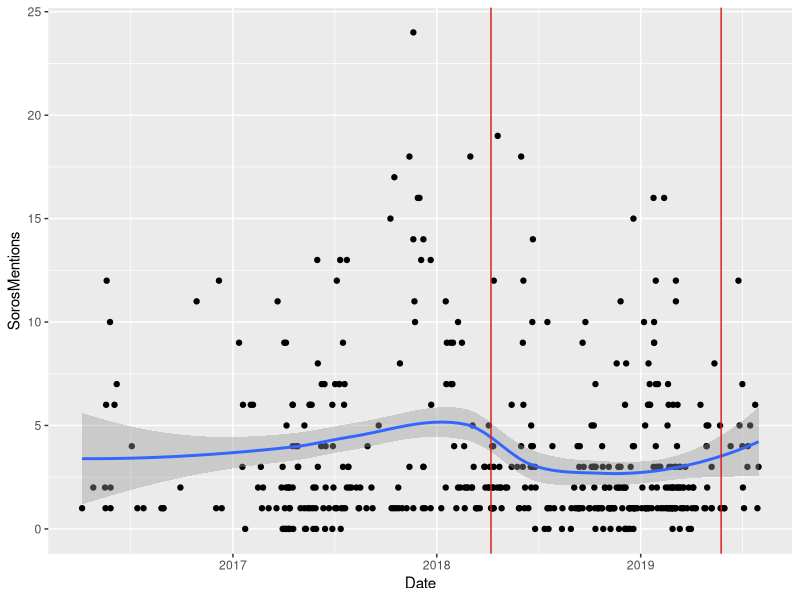
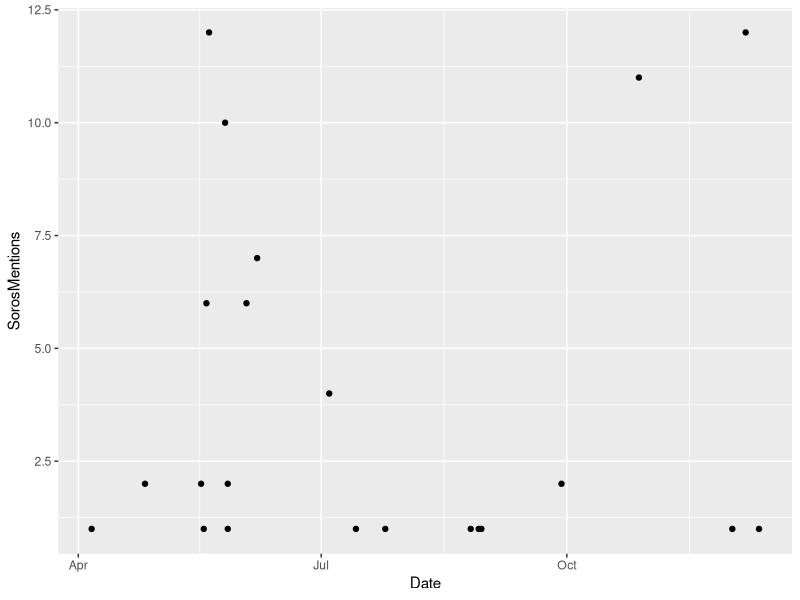
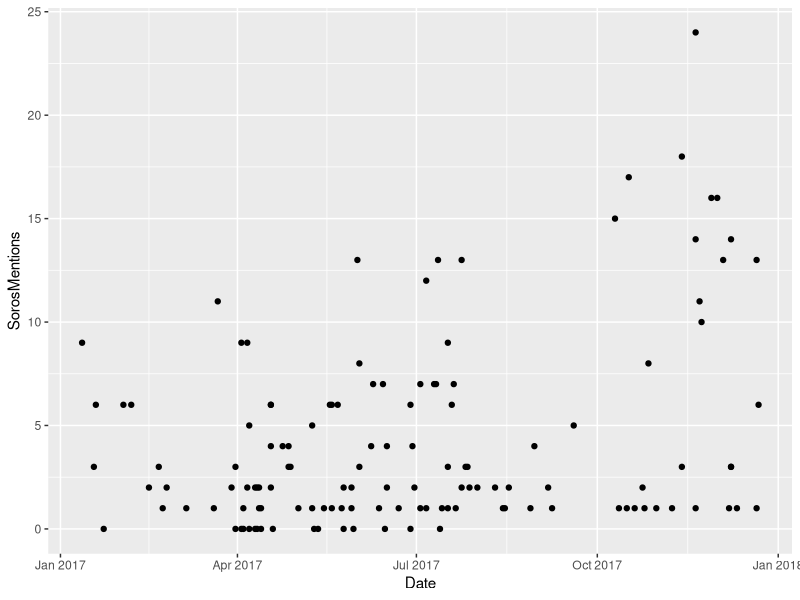
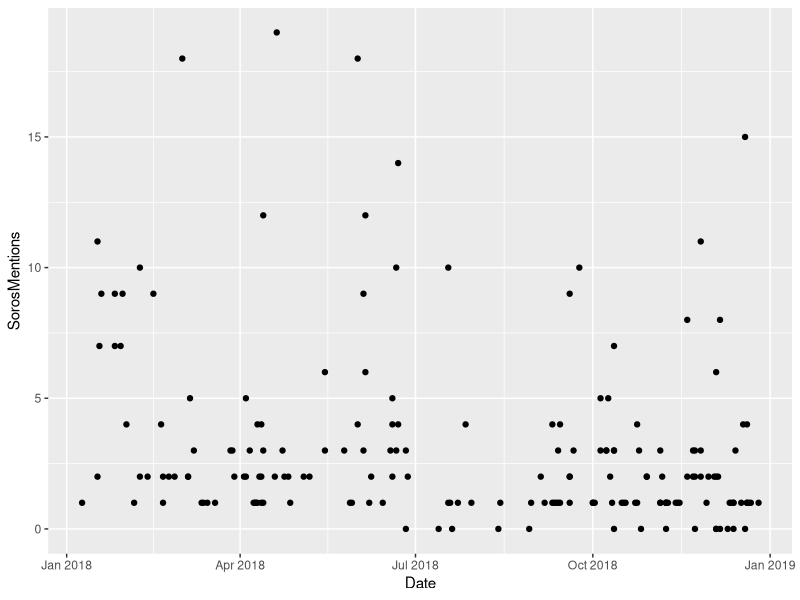
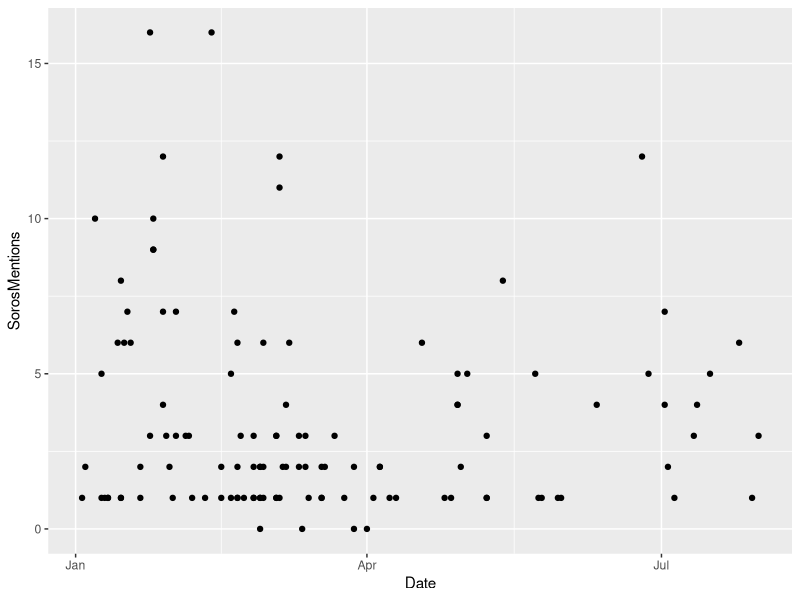
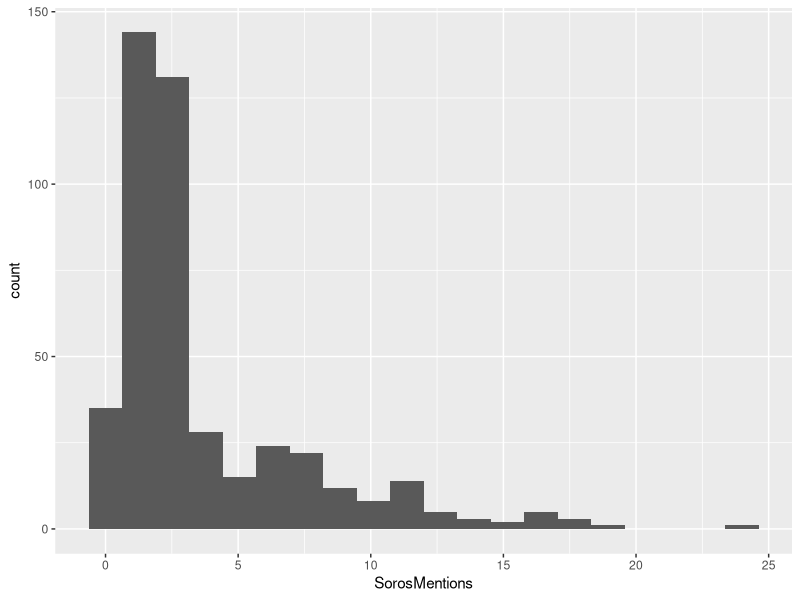
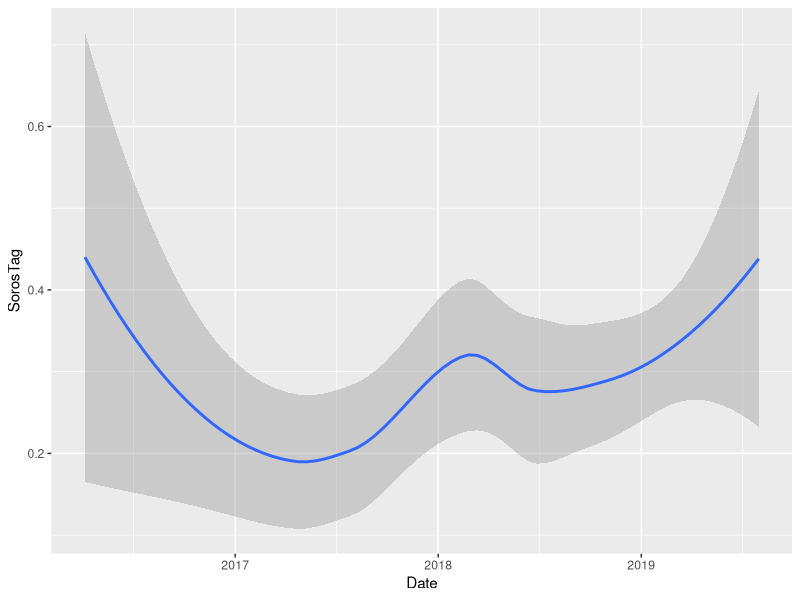
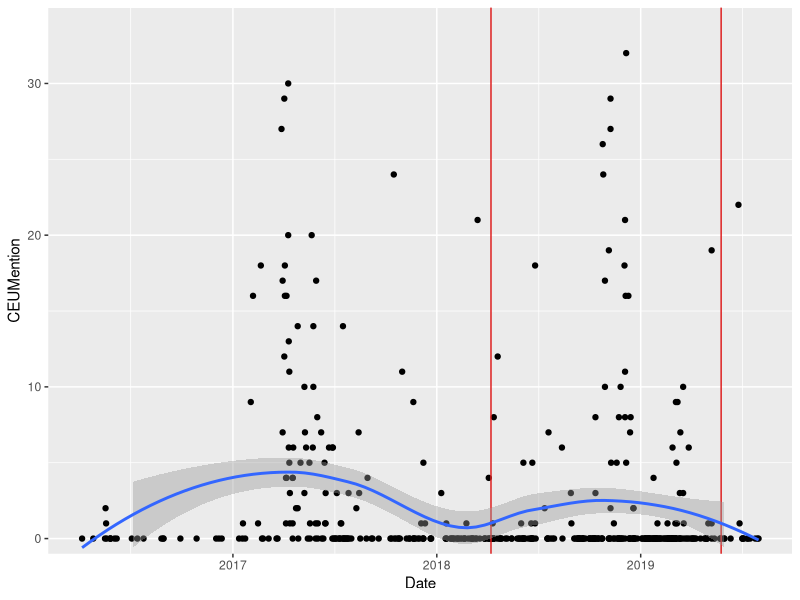

Reproduce these figures in R, in order.
## ---- chunk 1
knitr::opts_chunk$set(echo = FALSE)
library(lubridate)
library(readxl)
library(scales)
library(tidyverse)
## ---- chunk 2
google <- read_xlsx("google.xlsx")
## ---- chunk 3
graph1 <- google %>% ggplot(aes(x = Month)) +
  geom_line(aes(y = sorosWW, color = "'Soros' Worldwide")) +
  geom_line(aes(y = sorosCyrWW, color = "Soros (Cyr.) Worldwide")) +
  geom_line(aes(y = sorosHU, color = "'Soros' Hungary")) +
  geom_line(aes(y = sorosUS, color = "'Soros' US")) +
  labs(title = "Google Trends for 'Soros' Search Terms Over Time",
       caption = "Scale of 1-100 on Y axis determined by Google; numbers relative to each other over time.",
       y = "Relative Search Frequency",
       x = "Time",
       color = "Search Term")
## ---- chunk 4
pdf("graph1.pdf", width = 10, height = 4)
graph1
dev.off()
## ---- chunk 5
stats <- read_xlsx("stats.xlsx") %>%
  mutate(gdpPerCap = GDP/Population)
## ---- chunk 6
graph2 <- stats %>% ggplot(aes(x = Year, y = GDP)) +
  geom_line() +
  labs(title = "GDP Over Time",
       subtitle = "2008 marks beginning of uncertain economy for Hungary",
       y = "GDP in USD") +
  scale_x_continuous(breaks = c(1991, 1992, 1993, 1994, 1995, 1996, 1997, 1998, 1999, 2000, 2001, 2002, 2003, 2004, 2005, 2006, 2007, 2008, 2009, 2010, 2011, 2012, 2013, 2014, 2015, 2016, 2017, 2018)) +
  theme(axis.text.x = element_text(angle = 45, hjust = 1))
## ---- chunk 7
pdf("graph2.pdf", width = 7, height = 5)
graph2
dev.off()
## ---- chunk 8
graph3 <- stats %>% ggplot(aes(x = Year, y = Population)) +
  geom_line() +
  scale_y_continuous(labels = comma) +
  scale_x_continuous(breaks = c(1991, 1992, 1993, 1994, 1995, 1996, 1997, 1998, 1999, 2000, 2001, 2002, 2003, 2004, 2005, 2006, 2007, 2008, 2009, 2010, 2011, 2012, 2013, 2014, 2015, 2016, 2017, 2018)) +
  theme(axis.text.x = element_text(angle = 45, hjust = 1)) +
  labs(title = "Population Over Time",
        subtitle = "Declining population a demographic crisis; likely a moderate contributor to social panic")
## ---- chunk 9
pdf("graph3.pdf", width = 7, height = 5)
graph3
dev.off()
## ---- chunk 10
graph4 <- stats %>% ggplot(aes(x = Year, y = Population)) +
  geom_line() +
  scale_y_continuous(labels = comma) +
  scale_x_continuous(breaks = c(1991, 1992, 1993, 1994, 1995, 1996, 1997, 1998, 1999, 2000, 2001, 2002, 2003, 2004, 2005, 2006, 2007, 2008, 2009, 2010, 2011, 2012, 2013, 2014, 2015, 2016, 2017, 2018)) +
  theme(axis.text.x = element_text(angle = 45, hjust = 1)) +
  labs(title = "Population Over Time",
        subtitle = "Declining population a demographic crisis; likely a moderate contributor to social panic", caption = "Y axis origin forced to 0.") +
  expand_limits(y = 0)
## ---- chunk 11
pdf("graph4.pdf", width = 7, height = 5)
graph4
dev.off()
## ---- chunk 12
graph5 <- stats %>% ggplot(aes(x = Year, y = gdpPerCap)) +
  geom_line() +
  labs(title = "GDP Per Capita Over Time",
       subtitle = "Decline in population does not strongly affect GDP trend.",
       y = "GDP Per Capita in USD") +
  scale_y_continuous(labels = comma) +
  scale_x_continuous(breaks = c(1991, 1992, 1993, 1994, 1995, 1996, 1997, 1998, 1999, 2000, 2001, 2002, 2003, 2004, 2005, 2006, 2007, 2008, 2009, 2010, 2011, 2012, 2013, 2014, 2015, 2016, 2017, 2018)) +
  theme(axis.text.x = element_text(angle = 45, hjust = 1))
## ---- chunk 13
pdf("graph5.pdf", width = 7, height = 5)
graph5
dev.off()
## ---- chunk 14
google2 <- read_xlsx("google2.xlsx")
## ---- chunk 15
# graph6 <- google2 %>% ggplot(aes(x = Month)) +
#   geom_line(aes(y = OSFww, color = "'Open Society Foundations' Worldwide")) +
#   geom_line(aes(y = OSFus, color = "'Open Society Foundations' US")) +
#   geom_line(aes(y = OSFruWW, color = "Open Society Foundations (Russian) Russia")) +
#   geom_line(aes(y = OSUhuENG, color = "'Open Society Foundations' Hungary")) +
#   labs(title = "Google Trends for 'Soros' Search Terms Over Time",
#        caption = "Scale of 1-100 on Y axis determined by Google; numbers relative to each other over time. All search terms in English unless denoted otherwise.",
#        y = "Relative Search Frequency",
#        x = "Time",
#        color = "Search Term")

# This is commented out because I'm not using this graph; it's really messy. But in case you want it, here it is.
## ---- chunk 16
graph7 <- google2 %>% ggplot(aes(x = Month)) +
  geom_line(aes(y = OSFww)) +
  labs(title = "Google Trends for 'Open Society Foundations' Search Term: Worldwide",
       caption = "Scale of 1-100 on Y axis determined by Google; numbers relative to each other over time.
       Search term was 'Open Society Foundations' in English and worldwide.",
       y = "Relative Search Frequency",
       x = "Time")
## ---- chunk 17
pdf("graph7.pdf", width = 10, height = 4)
graph7
dev.off()
## ---- chunk 18
graph8 <- google2 %>% ggplot(aes(x = Month)) +
  geom_line(aes(y = OSFus)) +
  labs(title = "Google Trends for 'Open Society Foundations' Search Term: US",
       caption = "Scale of 1-100 on Y axis determined by Google; numbers relative to each other over time.
       Search term was 'Open Society Foundations' in English and in the US.",
       y = "Relative Search Frequency",
       x = "Time")
## ---- chunk 19
pdf("graph8.pdf", width = 10, height = 4)
graph8
dev.off()
## ---- chunk 20
# I'm pretty sure graphs 9 and 10 are the same, but I didn't delete on because I'm not entirely sure.

graph9 <- google2 %>% ggplot(aes(x = Month)) +
  geom_line(aes(y = OSFruWW)) +
  labs(title = "Google Trends for Open Society Foundations (Russian) Search Term: Worldwide",
       caption = "Scale of 1-100 on Y axis determined by Google; numbers relative to each other over time.
       Search term was 'Open Society Foundations' in Russian and worldwide.",
       y = "Relative Search Frequency",
       x = "Time")
## ---- chunk 21
pdf("graph9.pdf", width = 10, height = 4)
graph9
dev.off()
## ---- chunk 22
graph10 <- google2 %>% ggplot(aes(x = Month)) +
  geom_line(aes(y = OSFruWW)) +
  labs(title = "Google Trends for Open Society Foundations (Russian) Search Term: Worldwide",
       caption = "Scale of 1-100 on Y axis determined by Google; numbers relative to each other over time.
       Search term was 'Open Society Foundations' in Russian and worldwide.",
       y = "Relative Search Frequency",
       x = "Time")
## ---- chunk 23
pdf("graph10.pdf", width = 10, height = 4)
graph10
dev.off()
## ---- chunk 24
graph11 <- google2 %>% ggplot(aes(x = Month)) +
  geom_line(aes(y = OSUhuENG)) +
  labs(title = "Google Trends for 'Open Society Foundations' Search Term: Hungary",
       caption = "Scale of 1-100 on Y axis determined by Google; numbers relative to each other over time.
       Search term was 'Open Society Foundations' in English and in Hungary.",
       y = "Relative Search Frequency",
       x = "Time")
## ---- chunk 25
pdf("graph11.pdf", width = 10, height = 4)
graph11
dev.off()
## ---- chunk 26
google3 <- read_xlsx("google3.xlsx")
## ---- chunk 27
graph12 <- google3 %>% ggplot(aes(x = Month)) +
  geom_line(aes(y = CEUruWW)) +
  labs(title = "Google Trends for Central European University (Russian) Search Term: Worldwide",
       caption = "Scale of 1-100 on Y axis determined by Google; numbers relative to each other over time.
       Search term was Central European University in Russian and worldwide.",
       y = "Relative Search Frequency",
       x = "Time")
## ---- chunk 28
pdf("graph12.pdf", width = 10, height = 4)
graph12
dev.off()
## ---- chunk 29
graph13 <- google3 %>% ggplot(aes(x = Month)) +
  geom_line(aes(y = CEUruNDww)) +
  labs(title = "Google Trends for Central European University (Russian, No Dash) Search Term: Worldwide",
       caption = "Scale of 1-100 on Y axis determined by Google; numbers relative to each other over time.
       Search term was 'Central European University' in Russian and worldwide.
       The original Russian term contains a dash that was omitted for this version.",
       y = "Relative Search Frequency",
       x = "Time")
## ---- chunk 30
pdf("graph13.pdf", width = 10, height = 4)
graph13
dev.off()
## ---- chunk 31
graph14 <- google3 %>% ggplot(aes(x = Month)) +
  geom_line(aes(y = CEUhu)) +
  labs(title = "Google Trends for Central European University (Hungarian) Search Term: Hungary",
       caption = "Scale of 1-100 on Y axis determined by Google; numbers relative to each other over time.
       Search term was Central European University in Hungarian and in Hungary.",
       y = "Relative Search Frequency",
       x = "Time")
## ---- chunk 32
pdf("graph14.pdf", width = 10, height = 4)
graph14
dev.off()
## ---- chunk 33
graph15 <- google3 %>% ggplot(aes(x = Month)) +
  geom_line(aes(y = CEUhuNA)) +
  labs(title = "Google Trends for Central European University (Hungarian, No Diacritics) Search Term: Hungary",
       caption = "Scale of 1-100 on Y axis determined by Google; numbers relative to each other over time.
       Search term was Central European University in Hungarian and in Hungary.
       The original Hungarian term contains diacritics that were omitted for this version.",
       y = "Relative Search Frequency",
       x = "Time")
## ---- chunk 34
pdf("graph15.pdf", width = 10, height = 4)
graph15
dev.off()
## ---- chunk 35
graph16 <- google3 %>% ggplot(aes(x = Month)) +
  geom_line(aes(y = CEUhuENG)) +
  labs(title = "Google Trends for 'Central European University' Search Term: Hungary",
       caption = "Scale of 1-100 on Y axis determined by Google; numbers relative to each other over time.
       Search term was Central European University in English and in Hungary.",
       y = "Relative Search Frequency",
       x = "Time")
## ---- chunk 36
pdf("graph16.pdf", width = 10, height = 4)
graph16
dev.off()
## ---- chunk 37
graph17 <- google3 %>% ggplot(aes(x = Month)) +
  geom_line(aes(y = CEUus)) +
  labs(title = "Google Trends for 'Central European University' Search Term: US",
       caption = "Scale of 1-100 on Y axis determined by Google; numbers relative to each other over time.
       Search term was Central European University in English and in the US.",
       y = "Relative Search Frequency",
       x = "Time")
## ---- chunk 38
pdf("graph17.pdf", width = 10, height = 4)
graph17
dev.off()
## ---- chunk 39
graph18 <- google3 %>% ggplot(aes(x = Month)) +
  geom_line(aes(y = CEUww)) +
  labs(title = "Google Trends for 'Central European University' Search Term: Worldwide",
       caption = "Scale of 1-100 on Y axis determined by Google; numbers relative to each other over time.
       Search term was Central European University in English and Worldwide.",
       y = "Relative Search Frequency",
       x = "Time")
## ---- chunk 40
pdf("graph18.pdf", width = 10, height = 4)
graph18
dev.off()
## ---- chunk 41
# The following four graphs are Graph 1 parsed out to be four individual graphs. They also reflect updated data that contains May 2020 (and relative adjustments thereto.)
## ---- chunk 42
graph19 <- google %>% ggplot(aes(x = Month)) +
  geom_line(aes(y = sorosWW)) +
  labs(title = "Google Trends for 'Soros' Search Term: Worldwide",
       caption = "Scale of 1-100 on Y axis determined by Google; numbers relative to each other over time.
       Search term was Soros in Latin letters and worldwide.",
       y = "Relative Search Frequency",
       x = "Time")
## ---- chunk 43
pdf("graph19.pdf", width = 10, height = 4)
graph19
dev.off()
## ---- chunk 44
graph20 <- google %>% ggplot(aes(x = Month)) +
    geom_line(aes(y = sorosCyrWW)) +
  labs(title = "Google Trends for Soros (Cyr.) Search Term: Worldwide",
       caption = "Scale of 1-100 on Y axis determined by Google; numbers relative to each other over time.
       Search term was Soros in Cyrillic letters and worldwide.",
       y = "Relative Search Frequency",
       x = "Time")
## ---- chunk 45
pdf("graph20.pdf", width = 10, height = 4)
graph20
dev.off()
## ---- chunk 46
graph21 <- google %>% ggplot(aes(x = Month)) +
    geom_line(aes(y = sorosHU)) +
  labs(title = "Google Trends for 'Soros' Search Term: Hungary",
       caption = "Scale of 1-100 on Y axis determined by Google; numbers relative to each other over time.
       Search term was Soros in Latin letters and in Hungary.",
       y = "Relative Search Frequency",
       x = "Time")
## ---- chunk 47
pdf("graph21.pdf", width = 10, height = 4)
graph21
dev.off()
## ---- chunk 48
graph22 <- google %>% ggplot(aes(x = Month)) +
      geom_line(aes(y = sorosUS)) +
  labs(title = "Google Trends for 'Soros' Search Term: US",
       caption = "Scale of 1-100 on Y axis determined by Google; numbers relative to each other over time.
       Search term was Soros in Latin letters and in the US.",
       y = "Relative Search Frequency",
       x = "Time")
## ---- chunk 49
pdf("graph22.pdf", width = 10, height = 4)
graph22
dev.off()
## ---- chunk 50
# Loading in data from Hungary Today. This is the R friendly version, so it should have no quotation marks or diacritics in the character cells.

htdirty <- read_xlsx("HTRfri.xlsx")

# The tics were coming from spaces in the column names. I also unfroze the top row and unbolded the font. I deleted the URL column as well. It still exists in the Google Sheets version of this dataset online.
## ---- chunk 51
ht <- htdirty %>%
  mutate(Date = as_date(Date))

# for whatever reason, after messing around with the data some, it decided to randomly cast the Date columns as posixct. I converted it to Dates class here.

graph23 <- ht %>%
  ggplot(aes(x = Date, y = SorosMentions)) +
  geom_point() +
  geom_smooth(method = "loess") +
  geom_vline(colour="#DD1C1C", xintercept=as.numeric(ht$Date[c(189, 438)]))

graph23
## ---- chunk 52
htmini <- ht %>%
  mutate(Year = year(Date)) %>%
  filter(Year == 2016)

graph24 <- htmini %>%
  ggplot(aes(x = Date)) +
  geom_point(aes(y = SorosMentions))

graph24
## ---- chunk 53
htmini2 <- ht %>%
  mutate(Year = year(Date)) %>%
  filter(Year == 2017)

graph25 <- htmini2 %>%
  ggplot(aes(x = Date)) +
  geom_point(aes(y = SorosMentions))

graph25
## ---- chunk 54
htmini3 <- ht %>%
  mutate(Year = year(Date)) %>%
  filter(Year == 2018)

graph26 <- htmini3 %>%
  ggplot(aes(x = Date)) +
  geom_point(aes(y = SorosMentions))

graph26
## ---- chunk 55
htmini4 <- ht %>%
  mutate(Year = year(Date)) %>%
  filter(Year == 2019)

graph27 <- htmini4 %>%
  ggplot(aes(x = Date)) +
  geom_point(aes(y = SorosMentions))

graph27
## ---- chunk 56
# Dist of SorosMentions

graph28 <- ht %>%
  ggplot(aes(x = SorosMentions)) +
  geom_histogram(bins = 20)

graph28
## ---- chunk 57
graph29 <- ht %>%
  ggplot(aes(x = Date, y = SorosTag)) +
  geom_smooth(method = "loess")

graph29
## ---- chunk 58
graph30 <- ht %>%
  ggplot(aes(x = Date, y = CEUMention)) +
  geom_point() +
  geom_vline(colour="#DD1C1C", xintercept=as.numeric(ht$Date[c(189, 438)])) +
  geom_smooth(method = "loess") +
  scale_y_continuous(expand = c(0, 0), limits = c(-1, 35))

graph30
## ---- chunk 59
graph31 <- ht %>%
  ggplot(aes(x = Date, y = CEUTag)) +
  geom_smooth(method = "loess")

graph31
## ---- chunk 60
